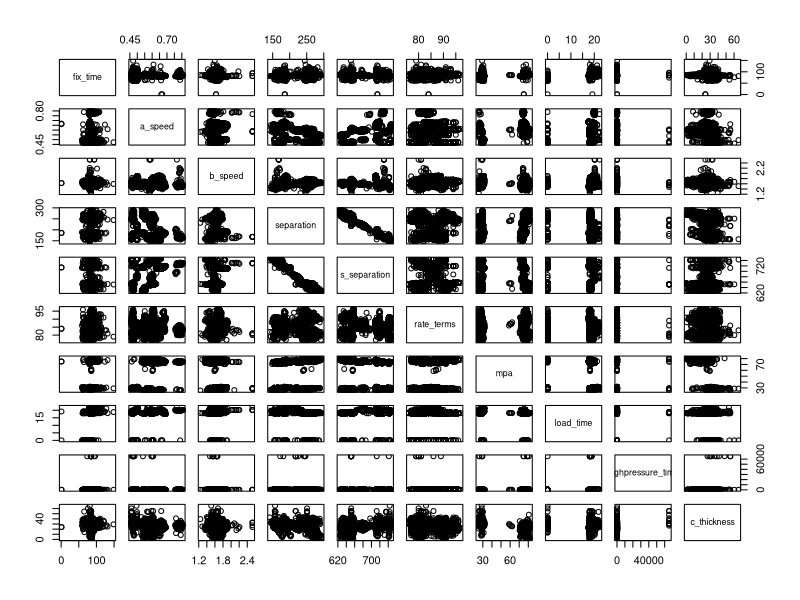
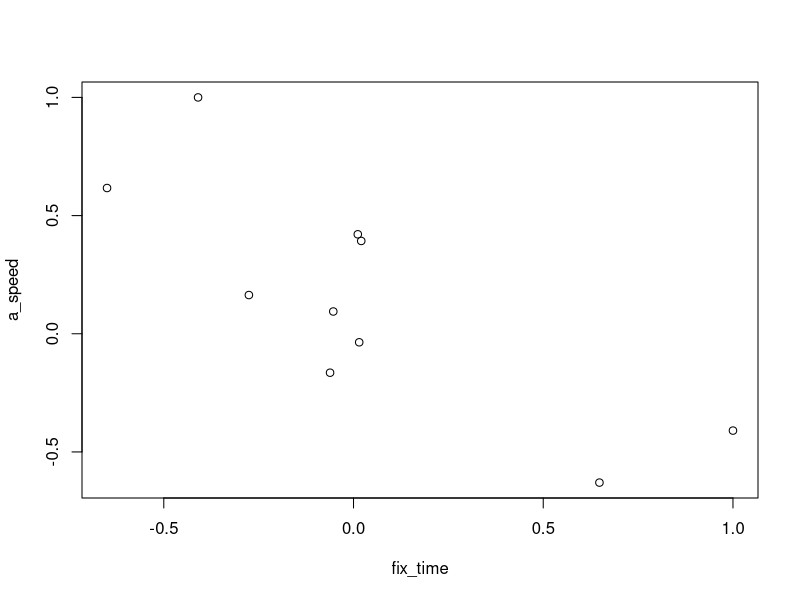

The R source for these figures, in order:
## Correlation analysis
# dataset
data <- read.csv("autoparts.csv", header = TRUE)
data1 <- data[data$prod_no == "90784-76001", c(2:11)]
data2 <- data1[data1$c_thickness < 1000, ]

# Correlation 
cor(data2$separation, data2$s_separation)

cor(data2)  # all of correlation

# simple expression
x <- cor(data2)
symnum(x)

plot(data2)
plot(x)